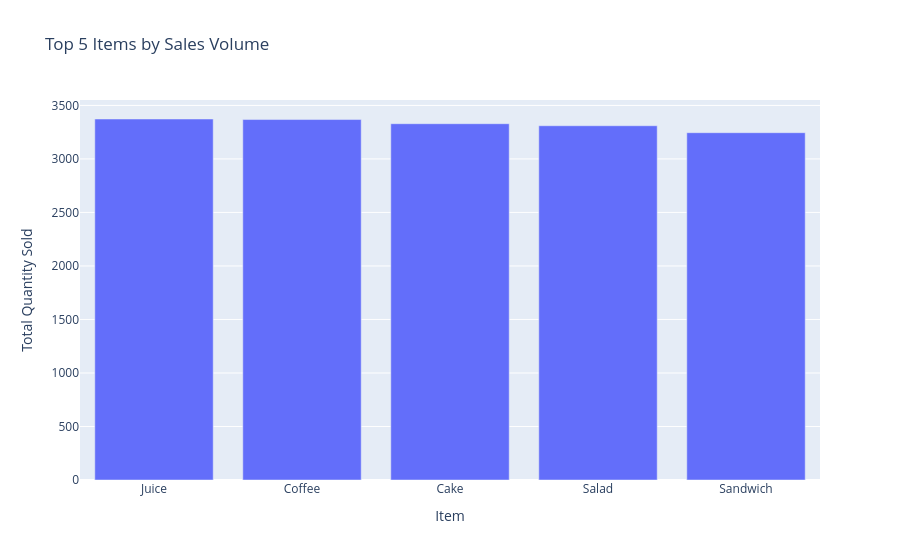

Here is the notebook cell this chart was saved with:
### Code cell
top_5_items = top_items.head(5).reset_index()

fig = px.bar(
    top_5_items,
    x="Item",
    y="Quantity",
    title="Top 5 Items by Sales Volume",
    labels={"Quantity": "Total Quantity Sold", "Item": "Item"},
)

fig.show()

### Figure 1 — Plotly figure (JSON) as saved in the notebook; plotly's stock layout.template omitted (floating-point values rounded to 4 significant figures)
{"data": [{"hovertemplate": "Item=%{x}<br>Total Quantity Sold=%{y}<extra></extra>", "legendgroup": "", "marker": {"color": "#636efa", "pattern": {"shape": ""}}, "name": "", "orientation": "v", "showlegend": false, "textposition": "auto", "type": "bar", "x": ["Juice", "Coffee", "Cake", "Salad", "Sandwich"], "xaxis": "x", "y": [3373.0, 3368.0, 3329.0, 3310.0, 3245.0], "yaxis": "y"}], "layout": {"barmode": "relative", "legend": {"tracegroupgap": 0}, "title": {"text": "Top 5 Items by Sales Volume"}, "xaxis": {"anchor": "y", "domain": [0, 1], "title": {"text": "Item"}}, "yaxis": {"anchor": "x", "domain": [0, 1], "title": {"text": "Total Quantity Sold"}}}}
